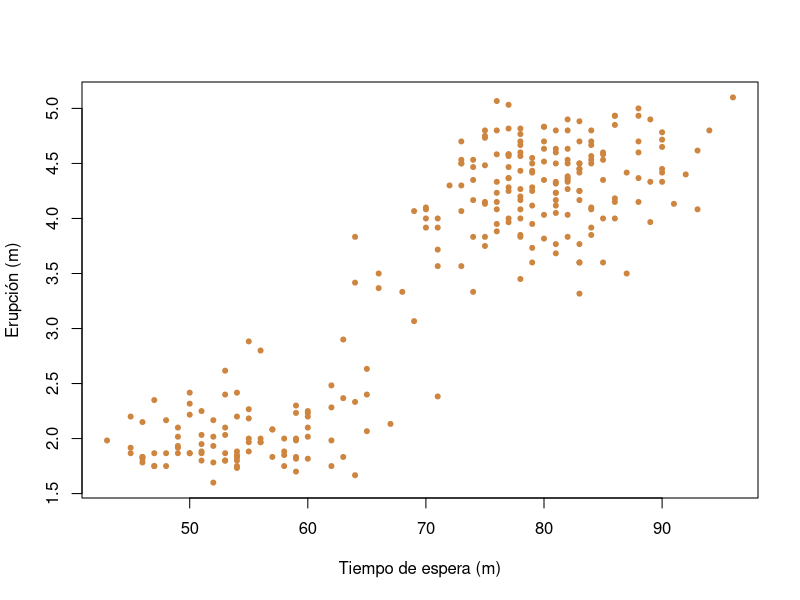

Write the R code that produced this figure. (Note: this script raises an error after producing the figure.)
# ========================
# Correlación de pearson
# Datos del geyser Old faithful
# 24/09/2025
# ========================

data("faithful")

plot(faithful$waiting, faithful$eruptions,
     xlab = "Tiempo de espera (m)",
     ylab = "Erupción (m)",
     col = "peru",
     pch = 20)

# Correlacionar las dos variables

shapiro.test(faithful$eruptions)
shapiro.test(faithful$waiting)

# ========================================================
# Pearson solo se utiliza cuando tenemos datos normales
# ========================================================
cor.test(faithful$waiting, faithful$eruptions,
         method = "pearson")


# ========================================================
# Spearman se utiliza como contraparte para datos no normales
# ========================================================
cor.test(faithful$waiting, faithful$eruptions,
         method = "spearman")
# ========================================================
# Tiempo de reacción
# ========================================================
resp
resp <- data.frame(Tiempo = c(12, 15, 17, 18, 20, 21, 22, 26),
                   Edad = c(13, 25, 20, 35, 45, 30, 60, 95))
resp$Rango_Tiempo <- rank(resp$Tiempo, ties.method = "first")
resp$Rango_Edad <- rank(resp$Edad, ties.method = "first")
plot(resp$Tiempo, resp$Edad)

resp$dif <- resp$Rango_Tiempo - resp$Rango_Edad
resp$dif2 <- resp$dif^2
sum(resp$dif2)
cor.test(resp$Rango_Tiempo, resp$Rango_Edad, method = "spearman")

tau <- data.frame(A = c(1, 2, 3, 4, 5, 6), B = c(3, 1, 4, 2, 6, 5))
cor.test(tau$A, tau$B, method = "kendall")

set.seed(123) # para reproducibilidad

# Numero de observaciones
set.seed(123)
n <- 20

Horas_estudio <- sample(1:10, n, replace = TRUE)

Resultados <- sapply(Horas_estudio, function(horas) {ifelse(runif(1) < (horas / 10), "Aprobado", "Reprobado")})

estudio <- data.frame( estudiante = 1:n, Horas_estudio, Resultados)
estudio$Resultado_bin <- ifelse(estudio$Resultados == "Aprobado", 1, 0)
head(estudio)

cor.test(estudio$Horas_estudio, estudio$Resultado_bin, method = "pearson")

mean_aprobados <- mean(estudio$Horas_estudio[estudio$Resultados == "Aprobado"])

mean_reprobado <- mean(estudio$Horas_estudio[estudio$Resultados == "Reprobados"])

